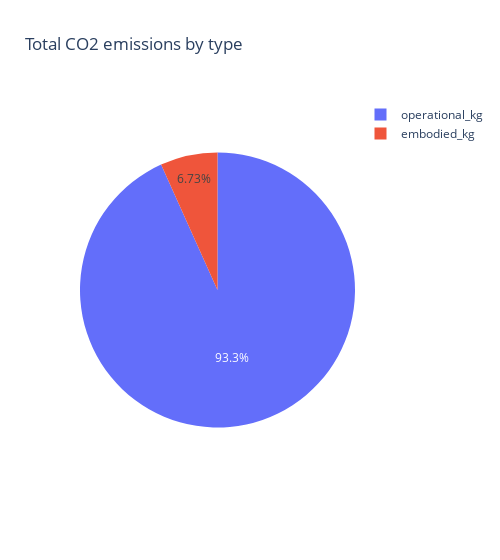

The cell this chart's notebook holds for it:
### Code cell
query = ''' 
SELECT SUM(embodied_kg) AS embodied_kg, SUM(operational_kg) AS operational_kg, SUM(embodied_kg + operational_kg) AS total_kg
FROM emissions_all_wijk
'''

df = pd.read_sql_query(query, engine)

df_long = pd.melt(df, var_name='kg_type', value_name='kg')
df_long = df_long[df_long.kg_type != 'total_kg']

# plotly pie chart 
fig = px.pie(df_long, values='kg', names='kg_type', title='Total CO2 emissions by type')
fig.update_layout(width=500)
fig.show()

### Figure 1 — Plotly figure (JSON) as saved in the notebook; plotly's stock layout.template omitted (floating-point values rounded to 4 significant figures)
{"data": [{"domain": {"x": [0, 1], "y": [0, 1]}, "hovertemplate": "kg_type=%{label}<br>kg=%{value}<extra></extra>", "labels": ["embodied_kg", "operational_kg"], "legendgroup": "", "name": "", "showlegend": true, "type": "pie", "values": [240511380, 3334000000.0]}], "layout": {"legend": {"tracegroupgap": 0}, "title": {"text": "Total CO2 emissions by type"}, "width": 500}}
